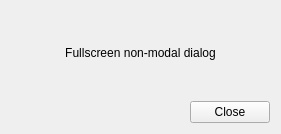
<?xml version="1.0" encoding="UTF-8"?>
<ui version="4.0">
 <class>FullscreenNonModalUi</class>
 <widget class="QWidget" name="FullscreenNonModalUi">
  <property name="geometry">
   <rect>
    <x>0</x>
    <y>0</y>
    <width>281</width>
    <height>134</height>
   </rect>
  </property>
  <property name="windowTitle">
   <string>Form</string>
  </property>
  <layout class="QVBoxLayout" name="verticalLayout">
   <item>
    <widget class="QLabel" name="contentLabel">
     <property name="sizePolicy">
      <sizepolicy hsizetype="Preferred" vsizetype="Preferred">
       <horstretch>0</horstretch>
       <verstretch>1</verstretch>
      </sizepolicy>
     </property>
     <property name="font">
      <font>
       <weight>50</weight>
       <bold>false</bold>
      </font>
     </property>
     <property name="text">
      <string>Fullscreen non-modal dialog</string>
     </property>
     <property name="alignment">
      <set>Qt::AlignCenter</set>
     </property>
    </widget>
   </item>
   <item>
    <layout class="QHBoxLayout" name="horizontalLayout">
     <item>
      <spacer name="horizontalSpacer">
       <property name="orientation">
        <enum>Qt::Horizontal</enum>
       </property>
       <property name="sizeHint" stdset="0">
        <size>
         <width>218</width>
         <height>20</height>
        </size>
       </property>
      </spacer>
     </item>
     <item>
      <widget class="QPushButton" name="closeButton">
       <property name="text">
        <string>Close</string>
       </property>
      </widget>
     </item>
    </layout>
   </item>
  </layout>
 </widget>
 <resources/>
 <connections/>
</ui>
